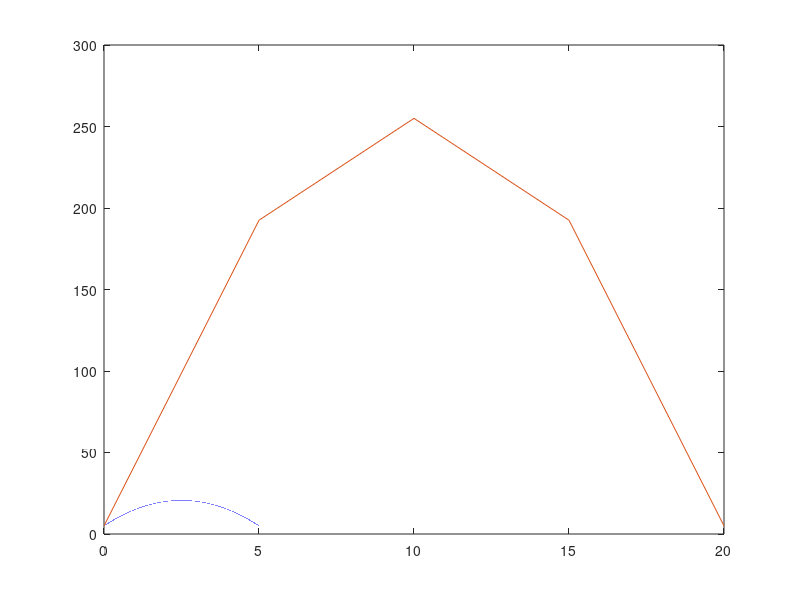

MATLAB code for this plot:
clear all
close all
clc

%numerical analysis
length = input("Enter length of rod: ");
l = input("Enter number of points: ");
val = length/(l-1);
A = zeros(l,l);
for i = 1:l
    for j = 1:l
        if ((i==1)&&(j==1))||((i==l)&&(j==l))
            A(i,j)=1;
        else
            if(i==j)
                A(i,j)=-2;
            elseif((j==i-1)||(j==i+1))&&((i~=1)&&(i~=l))
                A(i,j)=1;
            end

        end
    end
end
delx = zeros(l-1,1);

choice1 = input("Enter 1 for uniform grid size, 2 for non uniform grid size: ");
if choice1 == 1
   for i = 1:l-1
     delx(i) = val;
   end
else 
   for i = 1:l-1
     delx(i) = input("Enter interval values: ");
   end
end

qdot_k = input("Enter source magnitude by K value: ");
%disp(delx);
lenarr = zeros(l,1);
sum1 = 0;
for i = 1:(l-1)
    lenarr(i) = sum1;
    sum1 = sum1 + delx(i);
end
lenarr(l) = sum1;
%disp(lenarr);
R = zeros(l,1);

temp_A = input("Enter temp of leftend: ");
temp_B = input("Enter temp of rightend: ");
R(1) = temp_A;
R(l) = temp_B;
for i=2:(l-1)
    R(i) = -qdot_k*(delx(i-1))^2;
end
%disp(R);
Temp = A\R;
%disp(Temp);

%theoretical profile
c1 = (temp_B - temp_A)/length + qdot_k*length/2;
th_temp = [];
x_dist = [];
for x = 0:0.0001:length 
   x_dist = [x_dist;x];
   temp_th_val = -qdot_k*(x^2)/2 + c1*x + temp_A;
   th_temp = [th_temp;temp_th_val];
end

figure(1)
plot(x_dist,th_temp);
hold on
plot(lenarr,Temp);
hold off